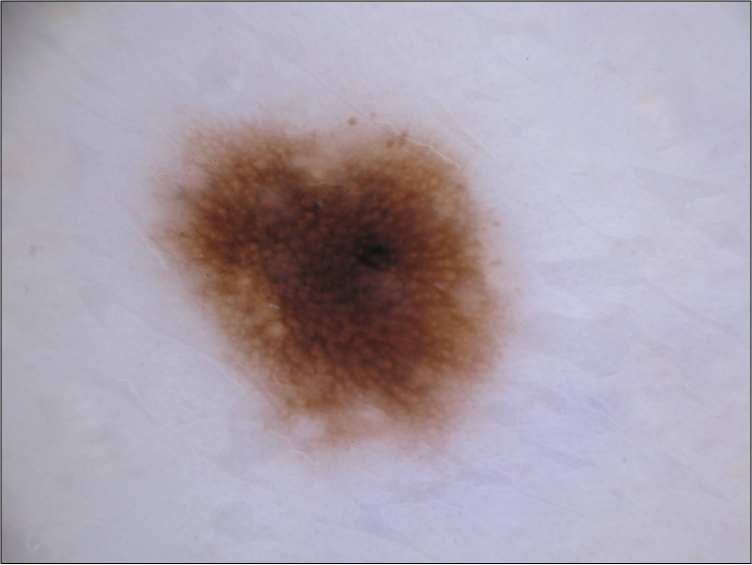
#> input picture TP2/data/nevus.jpg, 1504 x 1129 px (shown at 1/2 size); the run also reads 3 pictures not shown here
$ jupyter execute --allow-errors 'TP2 - Unsupervised 2 - NMF-kmeans.ipynb'
#> lines starting #> are read from the running program, lines starting #| are printed output that depends on the picture
## Practical Session - Unsupervised Learning

Author: William Liaw.

This Practical session is about unsupervised learning. We will use the dimensionality reduction and clustering techniques presented this morning to analyze both toy examples and real images.

Please answer the questions and complete the code where you see (`XXXXXXXXXX`).

First let's load the functions we will use

[cell 1]
import math

import matplotlib.pyplot as plt
import numpy as np
import numpy.matlib

plt.close("all")

from mpl_toolkits.axes_grid1 import AxesGrid
from scipy import linalg as LA
from scipy.io import loadmat
from scipy.spatial.distance import dice
from scipy.stats import gennorm, ortho_group
from skimage import img_as_bool
from skimage.io import imread
from skimage.measure import find_contours
from skimage.transform import rescale, resize
from sklearn.cluster import KMeans
from sklearn.decomposition import NMF, PCA, FastICA
from sklearn.model_selection import train_test_split
from sklearn.neighbors import KNeighborsClassifier

# I - Dimensionnality reduction: NMF

## I - 1) Dataset

You will first work on the same face images as during the practical work 1.

Load the original images present in the files *'YaleB\_32x32.mat'*. This is a small part of the freely available Extended Yale Face Database B downloaded from http://www.cad.zju.edu.cn/home/dengcai/Data/FaceData.html. It contains 2414 cropped images resized to 32x32 pixels. Every image is represented as a vector 1x1024 and all images are stacked in a matrix called data. There are 38 subjects with around 64 near frontal images per individual under different illumination conditions. Once loaded and normalised the data, such that the pixels are between 0 and 1, you can plot images using the function *'imshow'*.

**Goal**

The goal of this part is to evaluate the performance of the dimensionality reduction techniques presented this morning for face recognition. We divide the data-set into two parts, training and test. For every dimensionality reduction technique, you will first extract a set of basis images from your training data-set. Then, you will project the test subjects in this new basis and use the nearest neighbor algorithm to evaluate the performance of the dimensionality reduction technique.

Let's load the data and define a function to plot the faces. If you do not remember how the dataset is constituted, please refer to the previous practical work.

[cell 2]
if "google.colab" in str(get_ipython()):
    from google_drive_downloader import GoogleDriveDownloader as gdd

    gdd.download_file_from_google_drive(
        file_id="1rgICXtcIAgDqSoHnNXNZMD_iNABF3RZA", dest_path="./YaleB_32x32.mat"
    )
else:
    print(
        "You are not using Colab. Please define working_dir with the absolute path to the folder where you downloaded the data"
    )

# Please modify working_dir only if you are using your Anaconda (and not Google Colab)
Working_directory = "./"


#> (the rest of this cell did not finish here and is left out)

## I - 2) NMF

Here you will test Non-negative Matrix factorization. The basis images of the training are in the matrix $W_{train}$ and the scores (or coefficients) to test the performance in $H_{train}$. The test scores are computed as $H_{test}=W_{train}^{-1}X_{test}$.

**Question**

1. Use the scikit-learn implementation to test the performance.
2. Plot the basis images and compare them with respect to the basis images obtained using PCA and ICA in the last practical work. What can you say ?
3. What about the performances of NMF, i.e. computational time and classification accuracy ?
4. Do you think that it is a good idea to use a PCA before the NMF algorithm? Why?

[cell 3]
# NMF (scikit-learn implementation)
Ncomponents = 100
model = NMF(
    init="random",
    solver="mu",
    n_components=Ncomponents,
    tol=1e-3,
    max_iter=300,
    random_state=0,
)
#> (the rest of this cell did not finish here and is left out)

**Answers**:

**Q1.**

We can see that the NMF decomposition achieves a good result with a short amount of time.

**Q2.**

1. NMF (Non-negative Matrix Factorization):
   - Nature of Components: NMF results in components that are non-negative, which can be useful for datasets where features are inherently non-negative, such as images.
   - Interpretability: NMF produces parts-based representations, meaning the components can represent meaningful parts of the faces, such as eyes, noses, or mouths.
   - Sparse Representation: NMF tends to produce sparse representations, where only a few components are active for any given face.
   - Visual Appearance: The eigenfaces obtained from NMF might resemble more localized facial features due to its part-based nature.

2. PCA (Principal Component Analysis):
   - Orthogonal Components: PCA generates orthogonal components, which capture the maximum variance in the data.
   - Global Structure: PCA eigenfaces tend to capture global structures and variations in lighting conditions rather than localized facial features.
   - Linear Combination: Each eigenface obtained from PCA is a linear combination of all the pixels in the original images, which can result in more smooth and blurred representations.
   - Ordered by Variance: The eigenfaces are ordered by the amount of variance they capture, with the first few eigenfaces representing the most significant variations in the data.

3. ICA (Independent Component Analysis):
   - Statistical Independence: ICA aims to find components that are statistically independent from each other, which can lead to a more disentangled representation of the data.
   - Non-Gaussianity Assumption: ICA assumes that the sources (in this case, the eigenfaces) are statistically independent and non-Gaussian, which might capture more complex patterns in the data.
   - Less Interpretable: The eigenfaces obtained from ICA might be less interpretable in terms of facial features compared to NMF or PCA, as ICA focuses on statistical independence rather than directly interpretable parts.
   - Sensitive to Mixing: ICA is sensitive to the mixing process (the way images are generated from the components), so the results might vary depending on the dataset and preprocessing steps.

In summary, while all three methods aim to extract meaningful features from face datasets, they do so in different ways, resulting in eigenfaces with distinct characteristics in terms of interpretability, sparsity, global vs. local features, and statistical assumptions.

**Q3.**

 NMF demonstrates comparable, if not superior, performance to other methods, excluding ICA, which tends to be significantly slower in computation. NMF is notably efficient, owing to its relatively swift processing time.

 NMF is faster to compute than ICA due to several factors. Firstly, NMF operates on non-negative data matrices, which enables the use of specialized optimization techniques tailored to this constraint, such as multiplicative updates. These updates are computationally efficient and converge relatively quickly compared to the optimization methods required for ICA. Additionally, NMF often involves simpler mathematical operations compared to ICA, which typically requires higher-order statistics and more complex algorithms. Consequently, the computational complexity of ICA tends to be higher, leading to longer computation times, especially for large datasets or high-dimensional data like images.

 In the specific case of images of faces, NMF may present better results than PCA due to its ability to capture the inherent non-negativity and part-based structure of the data. Faces are composed of various non-negative parts such as eyes, nose, and mouth, and NMF naturally lends itself to decomposing images into such parts. This part-based representation can lead to more interpretable and meaningful components, making it easier to understand the underlying structure of the data. On the other hand, PCA, while effective at capturing global variations in the data, may struggle to represent the localized features of faces adequately. As a result, NMF can provide more expressive and discriminative features for tasks like face recognition or classification, leading to potentially better results compared to PCA in this specific context.

**Q4.**

Using PCA before NMF can be advantageous for dimensionality reduction, noise reduction, and initialization purposes. PCA effectively reduces the dimensionality of the dataset, making subsequent computations more efficient, while also filtering out noise by retaining only the most significant principal components. Moreover, using PCA as an initialization step for NMF can facilitate faster convergence and potentially lead to better quality solutions. However, the decision to employ PCA before NMF should consider the specific characteristics of the dataset and the objectives of the analysis, as PCA may discard information relevant to NMF and may not always be necessary depending on the dataset's complexity and noise level. Therefore, careful experimentation and evaluation are crucial to determine the most suitable approach.

Implement your own implementation in `NNMFLecture` following the lecture slides. Complete the missing lines (`XXXXXXXXXX`)

[cell 4]
# [82 lines left out: function NNMFLecture, not called in this run]

[cell 5]
# NMF (your own implementation)
Ncomponents = 100
#> (the rest of this cell did not finish here and is left out)

- What do you observe?
- What is the limitation of doing an inversion for Htest_nnmf? How would you avoid that?

**Answers:**

- Upon observation, it is noticeable that NMF yields promising outcomes within a relatively brief timeframe through its quick convergence algorithm. The method generates part-based representations, which implies that the components extracted are interpretable, often resembling meaningful facial features such as eyes, noses, or mouths.
- The limitation encountered with the inversion of the matrix Htest_nnmf arises from its non-square nature, rendering direct inversion impossible. To circumvent this issue, employing the pseudo-inverse rather than the inverse would be a suitable alternative. The pseudo-inverse, or Moore-Penrose inverse, is a generalization of the matrix inverse that can handle non-square matrices, thereby ensuring the feasibility of the inversion operation in this context.

## I - 3) ICA and NMF in the presence of noise

We will now compare ICA and NMF results in the presence of noise within the dataset. Please note that during the class on ICA, the dataset $X$ was assumed to be noiseless: we were looking for a decomposition such that $X = AS$, and not $X = AS + N$, where $N$ would be a noise term.

1. How do you think that ICA might behave in the presence of noise? You might in particular consider the case of a Gaussian noise N.
2. On the other hand, do you think that NMF behaves better? If so, for what kind of noises?

In the following, we will try to compare the behavior of ICA and NMF in the presence of noise. Do the following:
- add some Gaussian noise to both the training and the testing dataset.
- apply both NMF and ICA (the second architecture you implemented in the previous practical work) on the noisy dataset. For both, you can use 250 features.
- use the NN algorithm to classify the images from the features extracted from ICA and NMF.

Redo the same for different noise levels. Plot a curve of the classification accuracy when either ICA or NMF are used as pre-processing steps. Comment your results.

**Answers:**

1. In the presence of noise, particularly Gaussian noise, ICA might exhibit varying behavior depending on the characteristics of the noise and the data. Since ICA aims to extract statistically independent components from the observed data, it may struggle to separate the signal from the noise if the noise components are not statistically independent from the signal components. Gaussian noise, being additive and characterized by a symmetric distribution, may pose challenges for ICA as it can interfere with the assumptions of independence. In such cases, ICA may still attempt to decompose the observed data into independent components, but the extracted components may not accurately represent the underlying structure due to the presence of noise.

2. Conversely, NMF may behave better in the presence of certain types of noise, particularly non-negative noise. Since NMF enforces non-negativity constraints on both the data matrix and the components, it can effectively capture the underlying structure of the data while filtering out non-negative noise components. Non-negative noise, which is often encountered in real-world datasets such as images, can be modeled more appropriately by NMF, leading to more robust and interpretable decompositions. However, it's important to note that NMF may not perform as well with noise that violates the non-negativity constraint or with noise that is highly correlated with the signal, as it may still affect the quality of the decomposition. Therefore, while NMF may exhibit better performance for certain types of noise, its effectiveness ultimately depends on the specific characteristics of the noise and the dataset.

Both approaches are degraded for a low Signal to Noise Ratio.

[cell 6]
sigmaTab = np.array([0, 0.05, 0.1, 0.15, 0.2, 0.25, 0.3, 0.4, 0.5])
scoreNMF = np.zeros(len(sigmaTab))
scoreICA = np.zeros(len(sigmaTab))
scoreICA1 = np.zeros(len(sigmaTab))

#> (the rest of this cell did not finish here and is left out)

[cell 7]
plt.figure(), plt.plot(sigmaTab, scoreNMF)
plt.plot(sigmaTab, scoreICA)
plt.legend(["NMF", "ICA"])
plt.show()
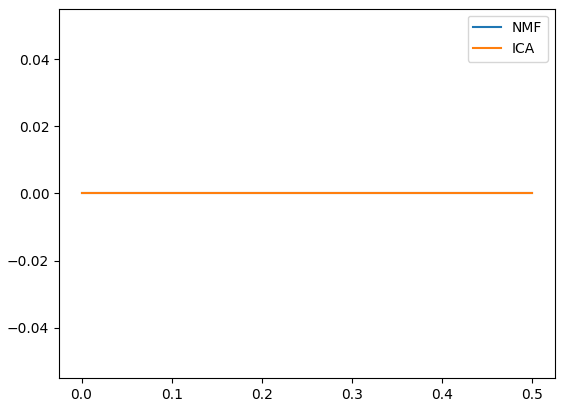
#> figure drawn by matplotlib, 1 panel

# II - Clustering: K-means

We will now work on the K-means algorithm. First, the K-means algorithm will be used to cluster the toy examples datasets of the first practical work. Then, it will be used to segment real images.

## II - 1) Toy examples

Let us first define the toy examples.

[cell 8]
def generate_scenario(scenario=3, n_samples0=100, n_samples1=30):
    y = np.concatenate((np.zeros([n_samples0, 1]), np.ones([n_samples1, 1])), axis=0)

    if scenario == 1:
        # Separate Gaussian
        mean0 = [2, 3]
        mean1 = [12, 14]
        cov0 = [[1, 1.5], [1.5, 3]]
        cov1 = 2**2 * np.eye(2)
        X0 = np.random.multivariate_normal(mean0, cov0, n_samples0, check_valid="raise")
        X1 = np.random.multivariate_normal(mean1, cov1, n_samples1, check_valid="raise")

    elif scenario == 2:
        # Overlapping Gaussian
        mean0 = [2, 3]
        mean1 = [5, 7]
        cov0 = [[1, 1.5], [1.5, 3]]
        cov1 = [[2, 3], [3, 6]]
        X0 = np.random.multivariate_normal(mean0, cov0, n_samples0, check_valid="raise")
        X1 = np.random.multivariate_normal(mean1, cov1, n_samples1, check_valid="raise")

    elif scenario == 3:
        # Overlapping Gaussian
        mean0 = [0, 0]
        mean1 = [0, 0]
        cov0 = [[50, 15], [15, 6]]  # cov0 = [[50, 4], [4, 2]]
        cov1 = [[2, 0], [0, 50]]  # cov1 = [[2, 0], [0 ,50]]
        X0 = np.random.multivariate_normal(mean0, cov0, n_samples0, check_valid="raise")
        X1 = np.random.multivariate_normal(mean1, cov1, n_samples1, check_valid="raise")

    elif scenario == 4:
        # Circles
        # 1 circle
        angle0 = np.linspace(0, 2 * np.pi, n_samples0)
        X0 = np.vstack((8 * np.cos(angle0), 8 * np.sin(angle0))).T

        # 2 circle
        angle1 = np.linspace(0, 2 * np.pi, n_samples1)
        X1 = np.vstack((2 * np.cos(angle1), 2 * np.sin(angle1))).T

    return X0, X1, y


# [75 lines left out: function plotResults, not called in this run]


def frontiere(model, X, y, step=50):

    labels = np.unique(y)

    min_tot = np.min(X)
    max_tot = np.max(X)
    delta = (max_tot - min_tot) / step
    xx, yy = np.meshgrid(
        np.arange(min_tot, max_tot, delta), np.arange(min_tot, max_tot, delta)
    )
    z = np.array(model.predict(np.c_[xx.ravel(), yy.ravel()]))
    z = z.reshape(xx.shape)

    plt.imshow(
        z,
        origin="lower",
        extent=[min_tot, max_tot, min_tot, max_tot],
        interpolation="mitchell",
        cmap="RdBu",
    )

    cbar = plt.colorbar(ticks=labels)
    cbar.ax.set_yticklabels(labels)

    plt.scatter(
        X[np.where(yKmeans == 0)[0], 0],
        X[np.where(yKmeans == 0)[0], 1],
        c="r",
        label="Predicted class 0",
    )
    plt.scatter(
        X[np.where(yKmeans == 1)[0], 0],
        X[np.where(yKmeans == 1)[0], 1],
        c="b",
        label="Predicted class 1",
    )

    plt.ylim([min_tot, max_tot])
    plt.xlim([min_tot, max_tot])

Now, create the data we will use.

[cell 9]
## Choose the scenarioIndex (value between 1 and 4)
scenarioIndex = 4
##

X0, X1, y = generate_scenario(scenario=scenarioIndex, n_samples0=350, n_samples1=350)
X = np.concatenate((X0, X1), axis=0)

plt.figure(figsize=(6, 6))
plt.scatter(X0[:, 0], X0[:, 1], c="r", label="Class 0")
plt.scatter(X1[:, 0], X1[:, 1], c="b", label="Class 1")
plt.title("Original data")
plt.legend()
plt.show()
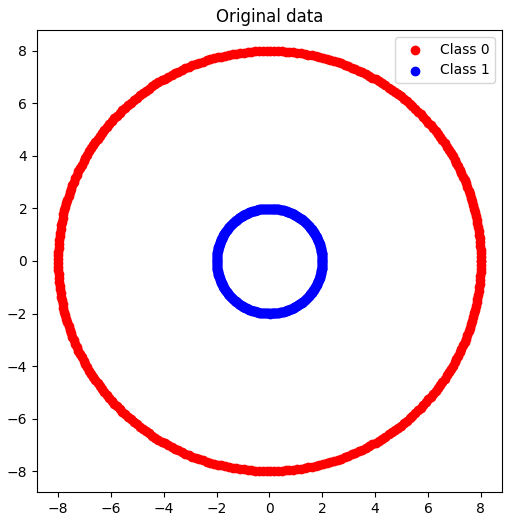
#> figure drawn by matplotlib, 1 panel

Use the K-means to find the different clusters in the dataset. K-means will be used on X and we will check whether it can well separate the two classes.

**Question:**

1. Does it work well in all scenarios ? Why ? Is it always easy to define the correct number of clusters ?

**Answer:**

Q1.

K-means may not work equally well in all scenarios due to its assumptions and limitations.

1. Distinct Class Boundaries: K-means is works well in this scenario as it seeks to partition the data into clusters with clear boundaries. The distinct separation between classes aligns with K-means' objective of minimizing the within-cluster variance, making it effective in identifying separate clusters.

2. Less Evident Class Distinctions: In scenarios with overlapping data points and less evident class boundaries, K-means struggles to accurately identify clusters. K-means assumes that clusters are spherical and have equal variance, which may not hold true in datasets with overlapping classes or non-spherical clusters. As a result, K-means may produce suboptimal results, failing to capture the underlying structure of the data.

3. Intersecting Classes: K-means encounters difficulties in scenarios where classes intersect or exhibit complex linear relationships with the features. K-means partitions the data based on the mean of each cluster, which may not adequately capture the intersecting nature of the classes. This can lead to misclassifications and inaccurate clustering results.

4. Concentric Class Distributions: K-means may struggle to handle datasets with concentric class distributions due to its assumption of spherical clusters. In this scenario, where the data's non-linearity challenges straightforward class prediction based on features, K-means may fail to capture the underlying structure of the data and produce suboptimal clustering results.

Furthermore, defining the correct number of clusters (k) in K-means is not always easy and can be subjective. While techniques such as the elbow method can help determine an optimal value for k, they may not always provide clear or definitive results, especially in scenarios with complex data structures or overlapping clusters. Additionally, the choice of k can significantly impact the clustering outcome, and selecting an inappropriate value may lead to erroneous interpretations of the data.

[cell 10]
## K-means
Ncluster = 2  # choose a number of clusters
kmeans = KMeans(n_clusters=Ncluster)
yKmeans = kmeans.fit_predict(X)

plt.figure(figsize=(17, 6))
plt.subplot(131)
plt.scatter(
    X[np.where(y == 0)[0], 0], X[np.where(y == 0)[0], 1], c="r", label="Class 0"
)
plt.scatter(
    X[np.where(y == 1)[0], 0], X[np.where(y == 1)[0], 1], c="b", label="Class 1"
)
plt.title("Original data")
plt.legend()

plt.subplot(132)
plt.scatter(
    X[np.where(yKmeans == 0)[0], 0],
    X[np.where(yKmeans == 0)[0], 1],
    c="r",
    label="Predicted class 0",
)
plt.scatter(
    X[np.where(yKmeans == 1)[0], 0],
    X[np.where(yKmeans == 1)[0], 1],
    c="b",
    label="Predicted class 1",
)
plt.title("K-Means")
plt.legend()

plt.subplot(133)
frontiere(kmeans, X, y, step=50)

plt.show()
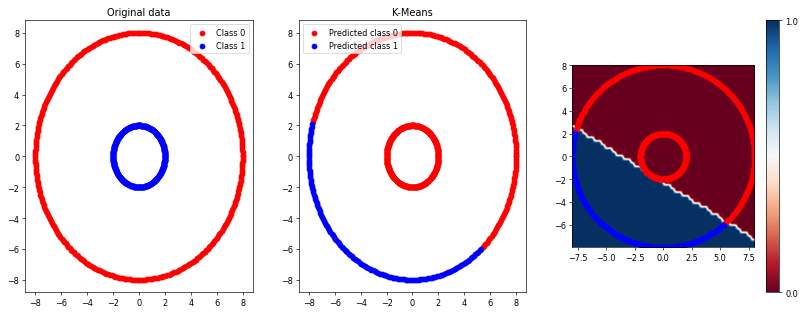
#> figure drawn by matplotlib, 4 panels

Now, implement your own K-means using the Lloyd's algorithm.

[cell 11]
def KMeansLecture(X, K=2, tol=1e-4):
#> called with X = array of shape (700, 2), K = 2, tol = 0.0001
    N, d = X.shape
    delta = np.inf
    distances = np.empty((N, K))
    muTab = X[np.random.choice(N, K, replace=False)]

    while delta > tol:
        # distances[i, j] est la distance entre le point N avec le centre j
        for k in range(K):
            distances[:, k] = LA.norm((X - muTab[k]), axis=1)
        yKmeans = np.argmin(distances, axis=1)

        muTab_before = muTab.copy()

        for k in range(K):
            muTab[k] = X[yKmeans == k].mean()

        delta = LA.norm(muTab_before - muTab)

        return yKmeans, muTab

Now, test your K-means algorithm.

[cell 12]
## K-means
Ncluster = 2  # choose a number of clusters
yKmeans, muTab = KMeansLecture(X, K=Ncluster, tol=1e-4)

plt.figure(figsize=(17, 6))
plt.subplot(131)
plt.scatter(
    X[np.where(y == 0)[0], 0], X[np.where(y == 0)[0], 1], c="r", label="Class 0"
)
plt.scatter(
    X[np.where(y == 1)[0], 0], X[np.where(y == 1)[0], 1], c="b", label="Class 1"
)
plt.title("Original data")
plt.legend()

plt.subplot(132)
plt.scatter(
    X[np.where(yKmeans == 0)[0], 0],
    X[np.where(yKmeans == 0)[0], 1],
    c="r",
    label="Predicted class 0",
)
plt.scatter(
    X[np.where(yKmeans == 1)[0], 0],
    X[np.where(yKmeans == 1)[0], 1],
    c="b",
    label="Predicted class 1",
)
plt.title("K-Means")
plt.legend()
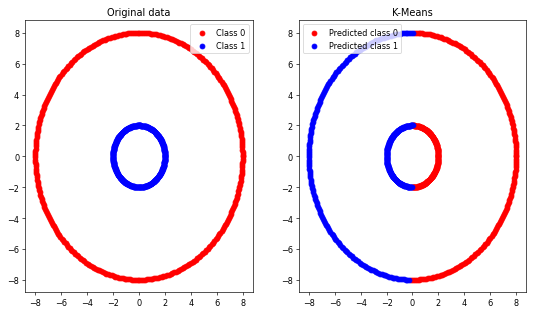
#> figure drawn by matplotlib, 2 panels

## II - 2) K-means for skin lesion segmentation

In this section, you will use the K-means to segment skin lesion images. You will use two images from the [ISIC dataset](https://www.isic-archive.com/), one nevus and one melanoma with their respetive manual segmentation.

**Goal**

The goal of this section is to delineate the contours (i.e. segment) of the skin lesions using k-means.

Let's first load the data. The images are rescaled so that the computations are faster.

[cell 13]
if "google.colab" in str(get_ipython()):
    from google_drive_downloader import GoogleDriveDownloader as gdd

    gdd.download_file_from_google_drive(
        file_id="1_TeYzLLDoKbPX4xXAOAM_mQiT2nLHgvp", dest_path="./data/nevus.jpg"
    )
    gdd.download_file_from_google_drive(
        file_id="1iQZdUiuK_FwZ7mik7LB3eN_H_IUc5l7b", dest_path="./data/nevus-seg.jpg"
    )
    gdd.download_file_from_google_drive(
        file_id="1yZ46UzGhwO7g5T8397JpewBl6UqgRo5J", dest_path="./data/melanoma.jpg"
    )
    gdd.download_file_from_google_drive(
        file_id="1B2Ol92mBcHN6ah3bpoucBbBbHkPMGC8D", dest_path="./data/melanoma-seg.png"
    )
else:
    print(
        "You are not using Colab. Please define working_dir with the absolute path to the folder where you downloaded the data"
    )

# Please modify working_dir only if you are using your Anaconda (and not Google Colab)
Working_directory = "./data/"


# Nevus
nevus = imread(Working_directory + "nevus.jpg")
#> nevus is the input picture: shape (1129, 1504, 3); mean R, G, B 170.3, 160.3, 173.1
nevus = nevus[2:-2, 2:-2, :]  # remove border (it contains artifacts)
#> nevus: shape (1125, 1500, 3)
#> (the rest of the program and of its run is left out)
